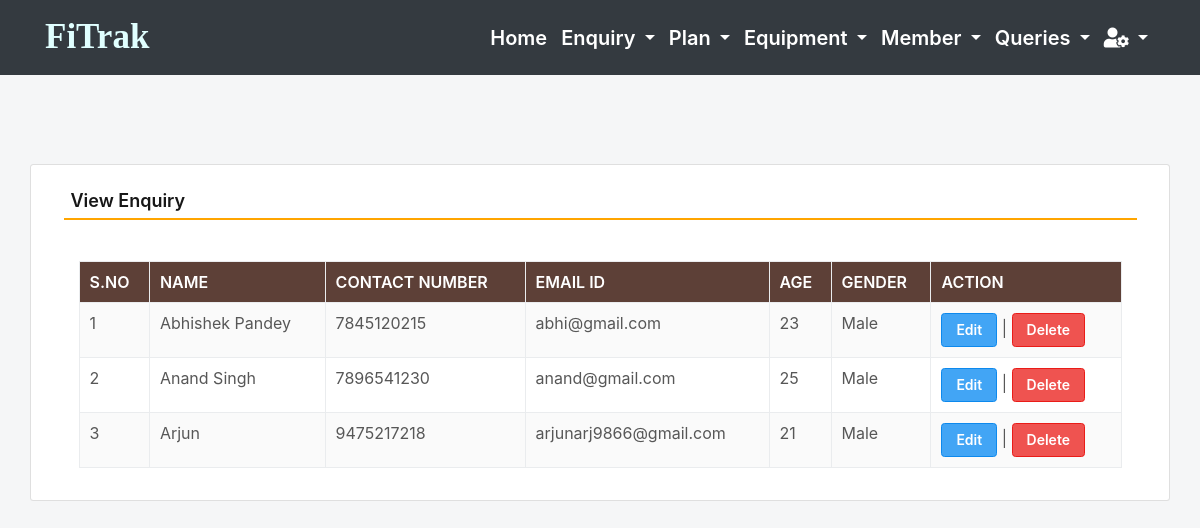
Screenshot of /viewEnquiry (signed in) with the database file from the repository.
### gym/models.py (models this page shows, shortened)
class Enquiry(models.Model):
    name = models.CharField(max_length=150, null=True)
    mobile = models.CharField(max_length=15, null=True)
    email = models.CharField(max_length=50, null=True)
    age = models.CharField(max_length=15, null=True)
    gender = models.CharField(max_length=10, null=True)

### gym/views.py (the view)
# urls.py: path('viewEnquiry', viewEnquiry, name='viewEnquiry'),
def viewEnquiry(request):
    if not request.user.is_authenticated:
        return redirect(admin_login)
    enquiry = Enquiry.objects.all()
    return render(request,'viewEnquiry.html', locals())

### gym/templates/viewEnquiry.html (shortened to what this page needs)
{% include 'admin_nav.html' %}
{% load static %}
 <html lang="en" class="no-focus">
 <link rel="stylesheet" id="css-main" href="{% static 'css1/codebase.min.css' %}">
 <br><br><br><br>
	<div class="container card shadow mt-5">
		<div class="card-body">
			<h5 class="p-2" style="border-bottom: 2px solid orange">View Enquiry</h5>
             <br>
            <div class="container-fluid">
             <table id="example" class="table table-striped table-bordered" style="width:100%">
                  <thead class="text-white" style="background-color : #5d4037;">
				     <tr>
					   <th>S.No</th>
					   <th>Name</th>
					   <th>Contact Number</th>
					   <th>Email ID</th>
                       <th>Age</th>
					   <th>Gender</th>
					   <th>Action</th>
				     </tr>
			      </thead>
			       <tbody>
                     {% for i in enquiry %}
			          <tr>
                        <td>{{forloop.counter}}</td>
						<td>{{i.name}}</td>
						<td>{{i.mobile}}</td>
						<td>{{i.email}}</td>
						<td>{{i.age}}</td>
						<td>{{i.gender}}</td>
						<td><a href="{% url 'edit_Enquiry' i.id %}" class="btn btn-primary">Edit</a> |
                          <a href="{% url 'delete_Enquiry' i.id %}" class="btn btn-danger" onclick="return confirm('Are you sure to delete this Enquiry ?')">Delete</a></td>
                      </tr>
                      {% endfor %}
                   </tbody>
		        </table>
            </div>
        </div>
	</div>
        <link rel="stylesheet" href="https://use.fontawesome.com/releases/v5.6.3/css/all.css">
 </html>

### gym/templates/admin_nav.html (shortened to what this page needs)
{% load static %}
  <link rel="stylesheet" href="https://maxcdn.bootstrapcdn.com/bootstrap/4.0.0/css/bootstrap.min.css">
<link rel="stylesheet" href="https://pro.fontawesome.com/releases/v5.10.0/css/all.css"/>
<link rel="stylesheet" href="{% static 'css/mystyle1.css' %}">
<nav class="navbar navbar-expand-sm navbar-light bg-dark">
  <div class="container">
  <a class="navbar-brand" href="{% url 'admin_home' %}">
      <span style="color : lightcyan">FiTrak</span></a>
   <div class="collapse navbar-collapse text-center" id="myMenu">
    <ul class="navbar-nav pl-5 custom-nav ml-auto">
      <li class="nav-item active">
        <a class="nav-link text-white" href="{% url 'admin_home' %}" >Home <span class="sr-only">(current)</span></a>
      </li>
      <li class="nav-item dropdown">
        <a class="nav-link dropdown-toggle text-white" href="#" id="navbarDropdown" role="button" data-toggle="dropdown" aria-haspopup="true" aria-expanded="false">
          Enquiry
        </a>
      </li>
      <li class="nav-item dropdown">
        <a class="nav-link dropdown-toggle text-white" href="#" id="navbarDropdown" role="button" data-toggle="dropdown" aria-haspopup="true" aria-expanded="false">
          Plan
        </a>
      </li>
      <li class="nav-item dropdown">
        <a class="nav-link dropdown-toggle text-white" href="#" id="navbarDropdown" role="button" data-toggle="dropdown" aria-haspopup="true" aria-expanded="false">
        Equipment
        </a>
      </li>
      <li class="nav-item dropdown">
        <a class="nav-link dropdown-toggle text-white" href="#" id="navbarDropdown" role="button" data-toggle="dropdown" aria-haspopup="true" aria-expanded="false">
          Member
        </a>
      </li>
      <li class="nav-item dropdown">
        <a class="nav-link dropdown-toggle text-white" href="#" id="navbarDropdown" role="button" data-toggle="dropdown" aria-haspopup="true" aria-expanded="false">
          Queries
        </a>
      </li>
      <li class="nav-item dropdown">
        <a class="nav-link dropdown-toggle text-white" href="#" id="navbarDropdown" role="button" data-toggle="dropdown" aria-haspopup="true" aria-expanded="false">
          <i class="fas fa-user-cog"></i>
        </a>
      </li>
    </ul>
   </div>
 </div>
</nav>
<link rel="stylesheet"
	href="https://cdn.datatables.net/1.11.3/css/dataTables.bootstrap4.min.css">

### gym/static/css/mystyle1.css (style rules this page uses)
.navbar-brand { font-family: 'Monotype Corsiva'; font-size: 35px; font-weight: bold; }
.nav-link { color: black !important; font-size: 20px; }

### rows the page displays
Enquiry: name "Abhishek Pandey", mobile "7845120215", email "abhi@gmail.com", age "23", gender "Male"
Enquiry: name "Anand Singh", mobile "7896541230", email "anand@gmail.com", age "25", gender "Male"
Enquiry: name "Arjun", mobile "9475217218", email "arjunarj9866@gmail.com", age "21", gender "Male"
